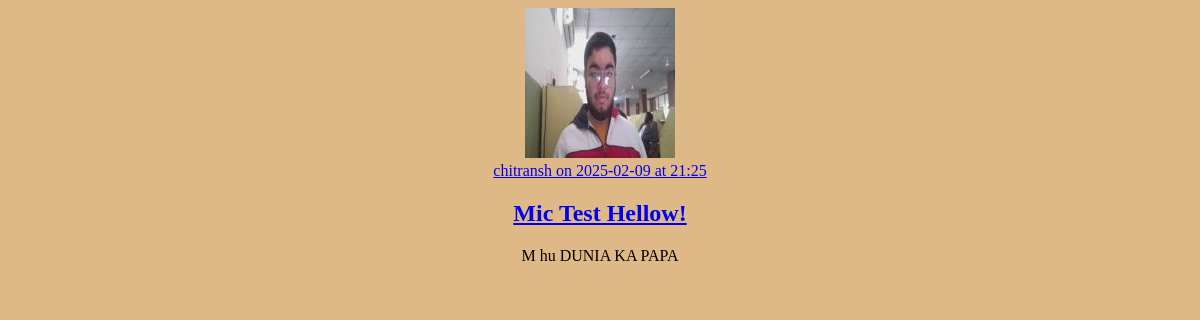
Before: /post/1 (signed in) with the older database file.
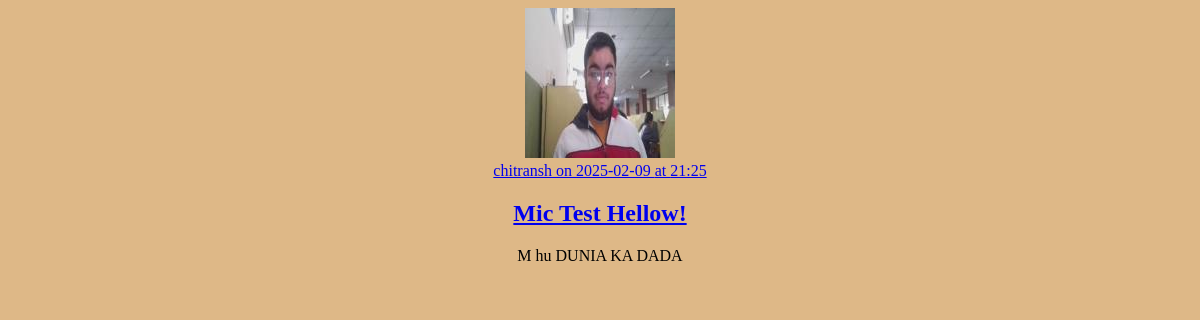
After: the same page with the newer database file.
### flaskblog/models.py (models this page shows, shortened)
class User(db.Model, UserMixin):
    id=db.Column(db.Integer, primary_key=True)
    username=db.Column(db.String(20), nullable=False, unique=True)
    email=db.Column(db.String(100), nullable=False, unique=True)
    password= db.Column(db.String(60), nullable=False)
    img=db.Column(db.String(20), nullable=False, default='default.jpg')
    posts=db.relationship('Post', backref='author', lazy=True)

class Post(db.Model):
    id=db.Column(db.Integer, primary_key=True)
    title=db.Column(db.String(100), nullable=False)
    Date_Posted=db.Column(db.DateTime, nullable=False, default=datetime.utcnow)
    content=db.Column(db.Text, nullable=False)
    user_id=db.Column(db.Integer, db.ForeignKey('user.id'), nullable=False)

### flaskblog/routes.py (the view)
@app.route("/post/<int:post_id>")
@login_required
def post(post_id):
    post=Post.query.get_or_404(post_id)
    return render_template('post.html', post=post)

### flaskblog/models.py (called while the page is built)
@LM.user_loader
def load_user(user_id):
    return User.query.get(int(user_id))

### flaskblog/templates/post.html (shortened to what this page needs)
<!DOCTYPE html>
<html lang="en">
<head>
</head>
<body>
    <div class="posts">
        <article class="media content-section">
            <img class="rounded-circle article-img" src="{{ url_for('static', filename='pfps/'+ post.author.img) }}">
            <div class="media-body">
              <div class="article-metadata">
                <a class="mr-2" href="#">{{ post.author.username }} on {{post.Date_Posted.date()}} at {{ post.Date_Posted.strftime("%H:%M")}}</a>
              </div>
              <h2><a class="article-title" href="{{url_for('home')}}">{{ post.title }}</a></h2>
              <p class="article-content">{{ post.content }}</p>
            </div>
          </article>
        </div>
</body>
</html>

### flaskblog/templates/post.html (style rules this page uses)
body { background-color: burlywood; }
div { text-align: center; }

Changed rows visible on the page:
changed Post "Mic Test Hellow!": content "M hu DUNIA KA PAPA" → "M hu DUNIA KA DADA"
